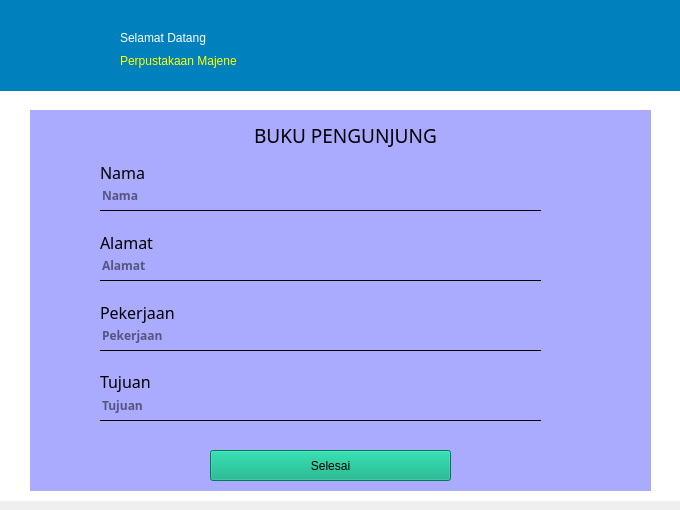
<?xml version="1.0" encoding="UTF-8"?>
<ui version="4.0">
 <class>Dialog</class>
 <widget class="QDialog" name="Dialog">
  <property name="geometry">
   <rect>
    <x>0</x>
    <y>0</y>
    <width>680</width>
    <height>510</height>
   </rect>
  </property>
  <property name="windowTitle">
   <string>Dialog</string>
  </property>
  <widget class="QLabel" name="label">
   <property name="geometry">
    <rect>
     <x>0</x>
     <y>0</y>
     <width>681</width>
     <height>501</height>
    </rect>
   </property>
   <property name="styleSheet">
    <string notr="true">background-color: rgb(255, 255, 255);</string>
   </property>
   <property name="text">
    <string/>
   </property>
  </widget>
  <widget class="QLabel" name="label_3">
   <property name="geometry">
    <rect>
     <x>120</x>
     <y>50</y>
     <width>221</width>
     <height>21</height>
    </rect>
   </property>
   <property name="styleSheet">
    <string notr="true">font: 75 16pt &quot;Futura Md BT&quot;;
color: rgb(255, 255, 0);</string>
   </property>
   <property name="text">
    <string>Perpustakaan Majene</string>
   </property>
  </widget>
  <widget class="QPushButton" name="pushButton">
   <property name="geometry">
    <rect>
     <x>0</x>
     <y>10</y>
     <width>121</width>
     <height>81</height>
    </rect>
   </property>
   <property name="styleSheet">
    <string notr="true">border-radius:60px;
</string>
   </property>
   <property name="text">
    <string/>
   </property>
   <property name="icon">
    <iconset>
     <normaloff>../../../../Logo Perpustakaan.png</normaloff>../../../../Logo Perpustakaan.png</iconset>
   </property>
   <property name="iconSize">
    <size>
     <width>80</width>
     <height>80</height>
    </size>
   </property>
  </widget>
  <widget class="QLabel" name="label_2">
   <property name="geometry">
    <rect>
     <x>0</x>
     <y>0</y>
     <width>681</width>
     <height>91</height>
    </rect>
   </property>
   <property name="styleSheet">
    <string notr="true">background-color: rgb(0, 129, 189);</string>
   </property>
   <property name="text">
    <string/>
   </property>
  </widget>
  <widget class="QLabel" name="label_4">
   <property name="geometry">
    <rect>
     <x>120</x>
     <y>30</y>
     <width>121</width>
     <height>16</height>
    </rect>
   </property>
   <property name="styleSheet">
    <string notr="true">color: rgb(255, 255, 255);
font: 75 12pt &quot;Adobe Gothic Std B&quot;;</string>
   </property>
   <property name="text">
    <string>Selamat Datang</string>
   </property>
  </widget>
  <widget class="QLabel" name="label_8">
   <property name="geometry">
    <rect>
     <x>30</x>
     <y>110</y>
     <width>621</width>
     <height>381</height>
    </rect>
   </property>
   <property name="styleSheet">
    <string notr="true">background-color: rgb(170, 170, 255);</string>
   </property>
   <property name="text">
    <string/>
   </property>
  </widget>
  <widget class="QLabel" name="label_7">
   <property name="geometry">
    <rect>
     <x>250</x>
     <y>120</y>
     <width>191</width>
     <height>31</height>
    </rect>
   </property>
   <property name="font">
    <font>
     <family>Adobe Gothic Std B</family>
     <pointsize>14</pointsize>
     <weight>9</weight>
     <italic>false</italic>
     <bold>false</bold>
    </font>
   </property>
   <property name="styleSheet">
    <string notr="true">color: rgb(0, 0, 0);
font: 75 14pt &quot;Adobe Gothic Std B&quot;;</string>
   </property>
   <property name="text">
    <string>BUKU PENGUNJUNG</string>
   </property>
   <property name="alignment">
    <set>Qt::AlignCenter</set>
   </property>
  </widget>
  <widget class="QLineEdit" name="lineEdit">
   <property name="geometry">
    <rect>
     <x>100</x>
     <y>180</y>
     <width>441</width>
     <height>31</height>
    </rect>
   </property>
   <property name="font">
    <font>
     <family>Century Gothic</family>
     <pointsize>9</pointsize>
     <weight>75</weight>
     <bold>true</bold>
    </font>
   </property>
   <property name="styleSheet">
    <string notr="true">background:transparent;
color:black;
border:none;
border-bottom:1px solid</string>
   </property>
   <property name="text">
    <string/>
   </property>
   <property name="placeholderText">
    <string>Nama</string>
   </property>
  </widget>
  <widget class="QLineEdit" name="lineEdit_2">
   <property name="geometry">
    <rect>
     <x>100</x>
     <y>250</y>
     <width>441</width>
     <height>31</height>
    </rect>
   </property>
   <property name="font">
    <font>
     <family>Century Gothic</family>
     <pointsize>9</pointsize>
     <weight>75</weight>
     <bold>true</bold>
    </font>
   </property>
   <property name="styleSheet">
    <string notr="true">background:transparent;
color:black;
border:none;
border-bottom:1px solid</string>
   </property>
   <property name="text">
    <string/>
   </property>
   <property name="placeholderText">
    <string>Alamat</string>
   </property>
  </widget>
  <widget class="QLineEdit" name="lineEdit_4">
   <property name="geometry">
    <rect>
     <x>100</x>
     <y>390</y>
     <width>441</width>
     <height>31</height>
    </rect>
   </property>
   <property name="font">
    <font>
     <family>Century Gothic</family>
     <pointsize>9</pointsize>
     <weight>75</weight>
     <bold>true</bold>
    </font>
   </property>
   <property name="styleSheet">
    <string notr="true">background:transparent;
color:black;
border:none;
border-bottom:1px solid</string>
   </property>
   <property name="text">
    <string/>
   </property>
   <property name="placeholderText">
    <string>Tujuan</string>
   </property>
  </widget>
  <widget class="QLabel" name="label_9">
   <property name="geometry">
    <rect>
     <x>100</x>
     <y>157</y>
     <width>191</width>
     <height>31</height>
    </rect>
   </property>
   <property name="font">
    <font>
     <family>Adobe Gothic Std B</family>
     <pointsize>12</pointsize>
     <weight>9</weight>
     <italic>false</italic>
     <bold>false</bold>
    </font>
   </property>
   <property name="styleSheet">
    <string notr="true">color: rgb(0, 0, 0);
font: 75 12pt &quot;Adobe Gothic Std B&quot;;</string>
   </property>
   <property name="text">
    <string>Nama</string>
   </property>
   <property name="alignment">
    <set>Qt::AlignLeading|Qt::AlignLeft|Qt::AlignVCenter</set>
   </property>
  </widget>
  <widget class="QLabel" name="label_10">
   <property name="geometry">
    <rect>
     <x>100</x>
     <y>227</y>
     <width>191</width>
     <height>31</height>
    </rect>
   </property>
   <property name="font">
    <font>
     <family>Adobe Gothic Std B</family>
     <pointsize>12</pointsize>
     <weight>9</weight>
     <italic>false</italic>
     <bold>false</bold>
    </font>
   </property>
   <property name="styleSheet">
    <string notr="true">color: rgb(0, 0, 0);
font: 75 12pt &quot;Adobe Gothic Std B&quot;;</string>
   </property>
   <property name="text">
    <string>Alamat</string>
   </property>
   <property name="alignment">
    <set>Qt::AlignLeading|Qt::AlignLeft|Qt::AlignVCenter</set>
   </property>
  </widget>
  <widget class="QLabel" name="label_11">
   <property name="geometry">
    <rect>
     <x>100</x>
     <y>366</y>
     <width>191</width>
     <height>31</height>
    </rect>
   </property>
   <property name="font">
    <font>
     <family>Adobe Gothic Std B</family>
     <pointsize>12</pointsize>
     <weight>9</weight>
     <italic>false</italic>
     <bold>false</bold>
    </font>
   </property>
   <property name="styleSheet">
    <string notr="true">color: rgb(0, 0, 0);
font: 75 12pt &quot;Adobe Gothic Std B&quot;;</string>
   </property>
   <property name="text">
    <string>Tujuan</string>
   </property>
   <property name="alignment">
    <set>Qt::AlignLeading|Qt::AlignLeft|Qt::AlignVCenter</set>
   </property>
  </widget>
  <widget class="QLabel" name="label_12">
   <property name="geometry">
    <rect>
     <x>100</x>
     <y>297</y>
     <width>191</width>
     <height>31</height>
    </rect>
   </property>
   <property name="font">
    <font>
     <family>Adobe Gothic Std B</family>
     <pointsize>12</pointsize>
     <weight>9</weight>
     <italic>false</italic>
     <bold>false</bold>
    </font>
   </property>
   <property name="styleSheet">
    <string notr="true">color: rgb(0, 0, 0);
font: 75 12pt &quot;Adobe Gothic Std B&quot;;</string>
   </property>
   <property name="text">
    <string>Pekerjaan</string>
   </property>
   <property name="alignment">
    <set>Qt::AlignLeading|Qt::AlignLeft|Qt::AlignVCenter</set>
   </property>
  </widget>
  <widget class="QPushButton" name="pushButton_3">
   <property name="geometry">
    <rect>
     <x>210</x>
     <y>450</y>
     <width>241</width>
     <height>31</height>
    </rect>
   </property>
   <property name="styleSheet">
    <string notr="true">background-color: rgb(0, 170, 127);
font: 63 12pt &quot;Lucida Fax&quot;;
</string>
   </property>
   <property name="text">
    <string>Selesai</string>
   </property>
  </widget>
  <widget class="QLineEdit" name="lineEdit_3">
   <property name="geometry">
    <rect>
     <x>100</x>
     <y>320</y>
     <width>441</width>
     <height>31</height>
    </rect>
   </property>
   <property name="font">
    <font>
     <family>Century Gothic</family>
     <pointsize>9</pointsize>
     <weight>75</weight>
     <bold>true</bold>
    </font>
   </property>
   <property name="styleSheet">
    <string notr="true">background:transparent;
color:black;
border:none;
border-bottom:1px solid</string>
   </property>
   <property name="text">
    <string/>
   </property>
   <property name="placeholderText">
    <string>Pekerjaan</string>
   </property>
  </widget>
  <zorder>label</zorder>
  <zorder>label_2</zorder>
  <zorder>label_4</zorder>
  <zorder>label_3</zorder>
  <zorder>pushButton</zorder>
  <zorder>label_8</zorder>
  <zorder>label_7</zorder>
  <zorder>lineEdit</zorder>
  <zorder>lineEdit_2</zorder>
  <zorder>lineEdit_4</zorder>
  <zorder>label_9</zorder>
  <zorder>label_10</zorder>
  <zorder>label_11</zorder>
  <zorder>label_12</zorder>
  <zorder>pushButton_3</zorder>
  <zorder>lineEdit_3</zorder>
 </widget>
 <resources/>
 <connections/>
</ui>
